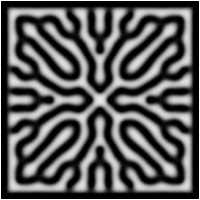

Source code (Python):
from PIL import Image, ImageDraw


class Diffusion:
    curr = []
    next = []

    height = 200
    width = 200

    epoch = 0

    diffusion = {'A': 1, 'B': 0.5}
    feed = 0.0749
    kill = 0.0625

    weight = [
        [0.05, 0.2, 0.05],
        [0.2,  -1,   0.2],
        [0.05, 0.2, 0.05],
    ]

    def __init__(self):

        for i in range(self.height):
            self.curr.append([])
            self.next.append([])

            for j in range(self.width):
                self.curr[i].append({'A': 1, 'B': 0})
                self.next[i].append({'A': 1, 'B': 0})

        self.addChemical(self.width // 2, self.height // 2, 10)

    def addChemical(self, x, y, range_=10):
        for i in range(-range_, range_):
            for j in range(-range_, range_):
                self.curr[y + i][x + j]['B'] = 1

    def update(self):
        for i in range(1, self.height - 1):
            for j in range(1, self.width - 1):

                a = self.curr[i][j]['A']
                b = self.curr[i][j]['B']

                laplace = self.LaplacianFunc(j, i)

                self.next[i][j]['A'] = a + \
                    (self.diffusion['A'] * laplace['A'] -
                     a * b * b + self.feed * (1 - a))
                self.next[i][j]['B'] = b + \
                    (self.diffusion['B'] * laplace['B'] + a * b *
                     b - (self.kill + self.feed) * b)

        # Swap
        self.next, self.curr = self.curr, self.next
        self.epoch += 1

    def LaplacianFunc(self, x, y):
        result = {'A': 0, 'B': 0}

        for i in range(-1, 2):
            for j in range(-1, 2):
                result['A'] += self.curr[i + y][j + x]['A'] * \
                    self.weight[i + 1][j + 1]
                result['B'] += self.curr[i + y][j + x]['B'] * \
                    self.weight[i + 1][j + 1]

        return result

    def save(self, name='Diffusion'):
        img = Image.new('RGB', (self.width, self.height))

        pixels = []

        for i in range(self.height):
            for j in range(self.width):
                a = self.curr[i][j]['A']
                b = self.curr[i][j]['B']
                color = round((a - b) * 255)

                pixels.append((color, color, color))
        img.putdata(pixels)
        img.save(name + '.png')
